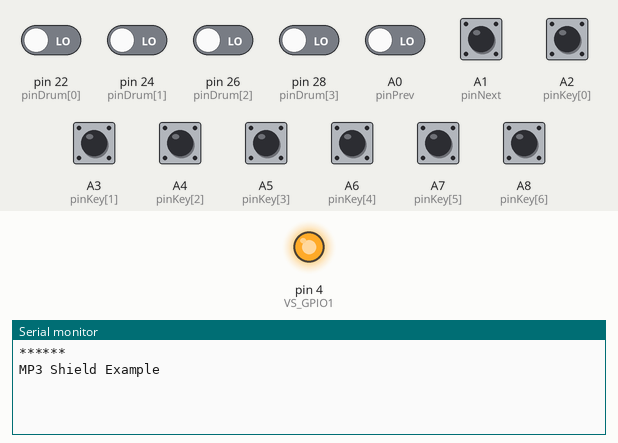
Recording of a sketch running on a simulated Arduino Mega 2560, built with avr-gcc and run on an emulated ATmega2560. On the bench: output pins drawn as LEDs (lit = HIGH), the last lines printed to the serial monitor. The inputs (shaded band) are chosen by the test bench; at power-on: A0 (pinPrev), A1 (pinNext), A2 (pinKey[0]), A3 (pinKey[1]), A4 (pinKey[2]), A5 (pinKey[3]), A6 (pinKey[4]), A7 (pinKey[5]), A8 (pinKey[6]), pin 22 (pinDrum[0]), pin 24 (pinDrum[1]), pin 26 (pinDrum[2]), pin 28 (pinDrum[3]) LOW. Pins used as bus, display or sensor lines are not drawn.

Above: at 1.2 s.
1.3 s: pin 22 (pinDrum[0]) driven HIGH
At 2.4 s:
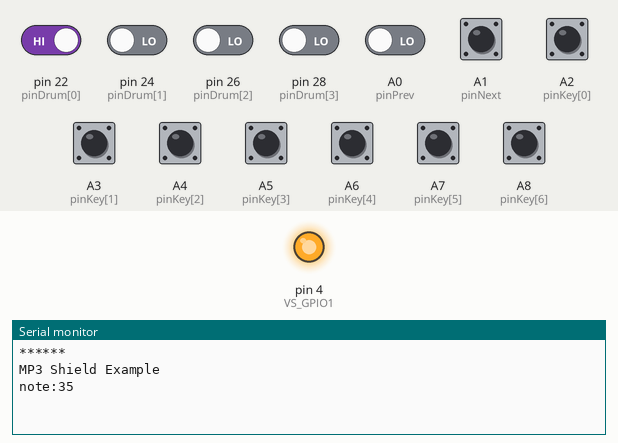
2.8 s: A0 (pinPrev) driven HIGH
At 2.96 s:
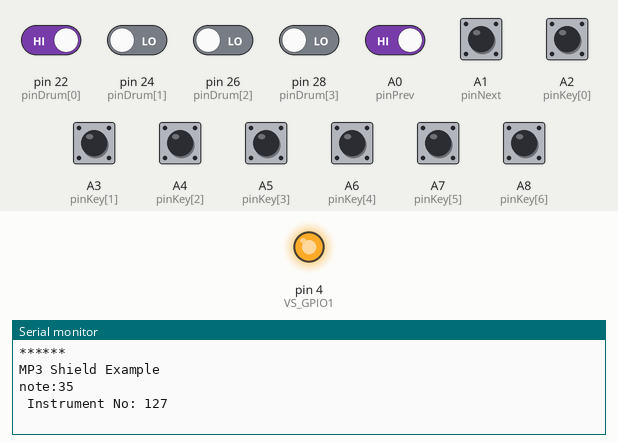
4.5 s: A2 (pinKey[0]) pulled HIGH for 0.15 s
6.1 s: A3 (pinKey[1]) pulled HIGH for 0.15 s
7.7 s: A4 (pinKey[2]) pulled HIGH for 0.15 s
9.3 s: A5 (pinKey[3]) pulled HIGH for 1 s
Timing chart, 0 to 12.3 s (numbered marks = the images above; inputs shaded):
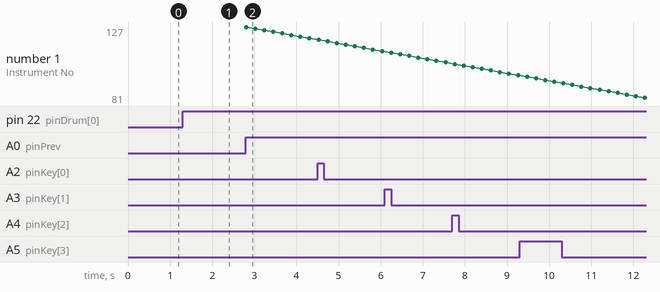

The sketch:

MIDI_triggers.ino
```cpp
/*
 * File: MIDI_triggers.ino
 * The code is for the Sparkfun MP3 Player shield and VS1053 breakout board and the Arduino MEGA ADK.
 *
 * Reference :
 *            File:     MP3_Shield_RealtimeMIDI.ino
 *            Author:   Matthias Neeracher
 *
 * This code is in the public domain, with the exception of the contents of sVS1053b_Realtime_MIDI_Plugin.
 *
 *
 * http://www.sparkfun.com/Code/MIDI_Example.pde
 * http://dlnmh9ip6v2uc.cloudfront.net/datasheets/Dev/Arduino/Shields/VS_Shield_Example.zip
 *
 *      Spark Fun Electronics 2011
 *      Nathan Seidle
 *
 */

#include <SoftwareSerial.h>
SoftwareSerial midiSerial(2,3); // Soft TX on 3, RX not used (2 is an input anyway, for VS_DREQ)


#define VS_GPIO1  4  // Mode selection (0 = file / 1 = real time MIDI)
#define VS_RESET  8 //Reset is active low


int instrument = 0;
int pinNext = A1;
int pinPrev = A0;
const int pinKey[10] = {
  A2, A3, A4, A5, A6, A7, A8, A9, A10, A11
};

const int pinDrum[4] = {
  22, 24, 26, 28
};

// http://soundprogramming.net/file_formats/general_midi_drum_note_numbers
const int noteDrums[4] = {
  35, 42, 47, 38
};

// http://www.phys.unsw.edu.au/jw/graphics/notes.GIF
const int noteKeys[10] = {
  60, 62, 64, 65, 67, 69, 71, 72, 74, 76
};

boolean booKeys[10] = {
  0, 0, 0, 0, 0, 0, 0, 0, 0, 0
};

boolean booDrums[4] = {
  0, 0, 0, 0
};

const char* keys[10] = {
  "do|C4 ", "re|D4 ", "mi|E4 ", "fa|F4 ", "so|G4 ", "la|A4 ", "si|B4 ", "do|C5 ", "re|D5 ",
  "mi|E5 "
};

void setup() {
  midiSerial.begin(31250);

  pinMode(VS_RESET, OUTPUT);

  pinMode(pinNext, INPUT);
  pinMode(pinPrev, INPUT);
  for(int i = 0 ; i < 7 ; i++) {
    pinMode(pinKey[i], INPUT);
  }

  Serial.begin(57600); //Use serial for debugging
  Serial.println("\n******\n");
  Serial.println("MP3 Shield Example");

  //Initialize VS1053 chip
  digitalWrite(VS_RESET, LOW); //Put VS1053 into hardware reset


  delayMicroseconds(1);
  digitalWrite(VS_RESET, HIGH); //Bring up VS1053

  pinMode(VS_GPIO1, OUTPUT);
  digitalWrite(VS_GPIO1, HIGH);  // Enable real time MIDI mode
}

void sendMIDI(byte data) {
  midiSerial.write(data);
}

//Plays a MIDI note. Doesn't check to see that cmd is greater than 127, or that data values are less than 127
void talkMIDI(byte cmd, byte data1, byte data2) {
  sendMIDI(cmd);
  //Some commands only have one data byte. All cmds less than 0xBn have 2 data bytes
  //(sort of: http://253.ccarh.org/handout/midiprotocol/)
  if( (cmd & 0xF0) <= 0xB0 || (cmd & 0xF0) >= 0xE0) {
    sendMIDI(data1);
    sendMIDI(data2);
  } else {
    sendMIDI(data1);
  }

}

//Send a MIDI note-on message.  Like pressing a piano key
//channel ranges from 0-15
void noteOn(byte channel, byte note, byte attack_velocity) {
  talkMIDI( (0x90 | channel), note, attack_velocity);
}

//Send a MIDI note-off message.  Like releasing a piano key
void noteOff(byte channel, byte note, byte release_velocity) {
  talkMIDI( (0x80 | channel), note, release_velocity);
}


void loop() {

  talkMIDI(0xB0, 0x07, 120); //0xB0 is channel message, set channel volume to near max (127)

  //control midi
  if (digitalRead(pinNext) == HIGH){
    instrument++;
    if(instrument == 127)
      instrument = 0;
    Serial.print(" Instrument No: ");
    Serial.println(instrument, DEC);
    delay(200);
  }

  if (digitalRead(pinPrev) == HIGH){
    instrument--;
    if(instrument == -1)
      instrument = 127;
    Serial.print(" Instrument No: ");
    Serial.println(instrument, DEC);
    delay(200);
  }

  //Demo Basic MIDI instruments, GM1
  //=================================================================
  talkMIDI(0xB0, 0, 0x00); //Default bank GM1

  //Change to different instrument

  talkMIDI(0xC0, instrument, 0); //Set instrument number. 0xC0 is a 1 data byte command

  //keyboards
  for(int i = 0 ; i < 7 ; i++) {
    if (digitalRead(pinKey[i]) == HIGH && !booKeys[i]) {
      Serial.print("note:");
      Serial.print(keys[i]);
      Serial.println(noteKeys[i], DEC);

      noteOn(0, noteKeys[i], 127);
      booKeys[i] = true;
    } else if (digitalRead(pinKey[i]) == LOW) {
      noteOff(0, noteKeys[i], 127);
      booKeys[i] = false;
    }
  }


  talkMIDI(0xB0, 0, 0x78); //Bank select drums

  talkMIDI(0xC0, 30, 0); //Set instrument number. 0xC0 is a 1 data byte command

  for(int i = 0 ; i < 4 ; i++){
    if(digitalRead(pinDrum[i]) == HIGH && !booDrums[i]) {
      Serial.print("note:");

      Serial.println(noteDrums[i], DEC);

      noteOn(0, noteDrums[i], 127);
      booDrums[i] = true;
    } else if (digitalRead(pinDrum[i]) == LOW) {
      noteOff(0, noteDrums[i], 127);
      booDrums[i] = false;
    }
  }
}
```

Measured:
- after the input at 1.3 s, the serial monitor: prints a new line at once (image 1)
- after the input at 2.8 s, the serial monitor: prints a new line at once (image 2)
